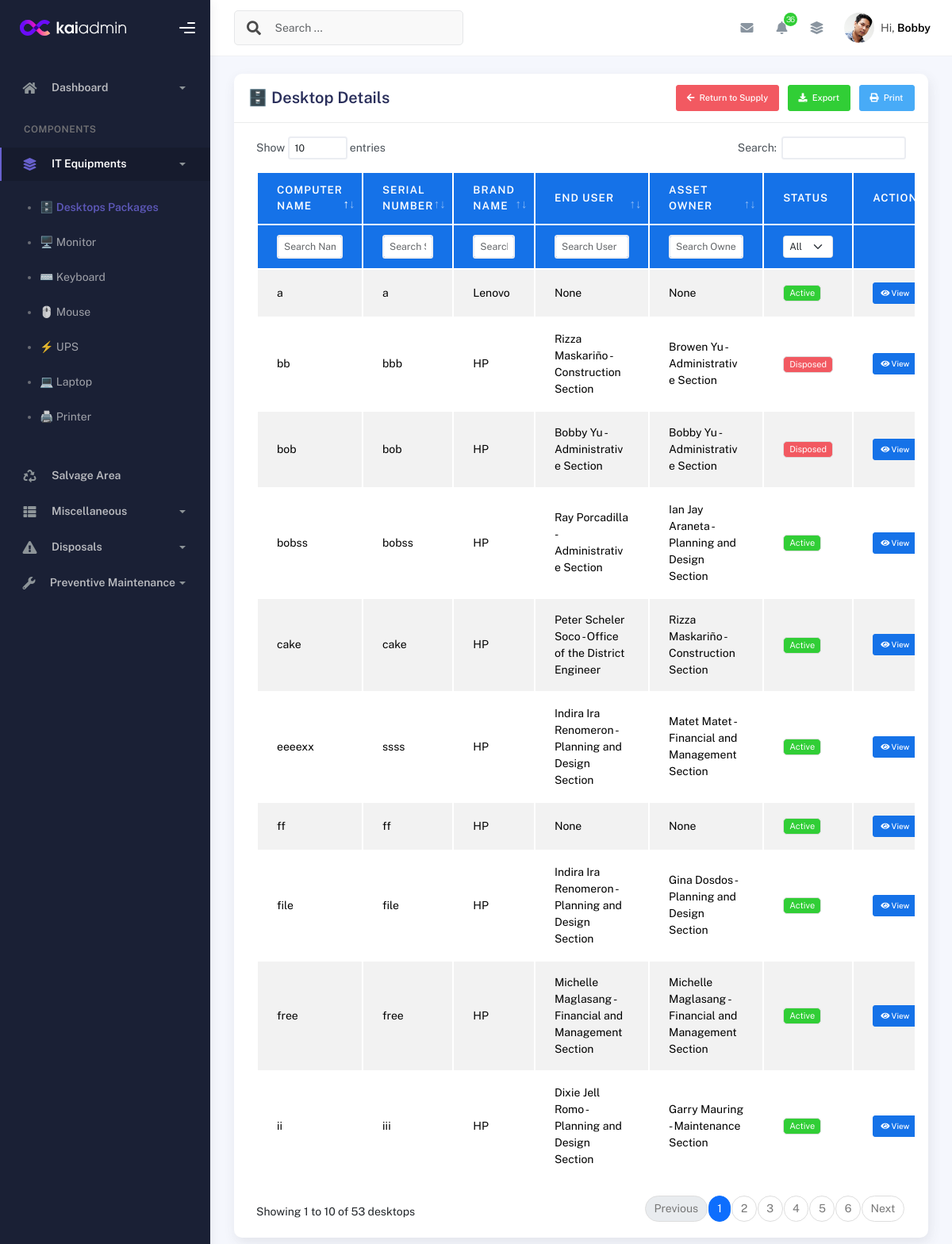
/desktop_details/ (signed in), run on an earlier commit of the app's database.
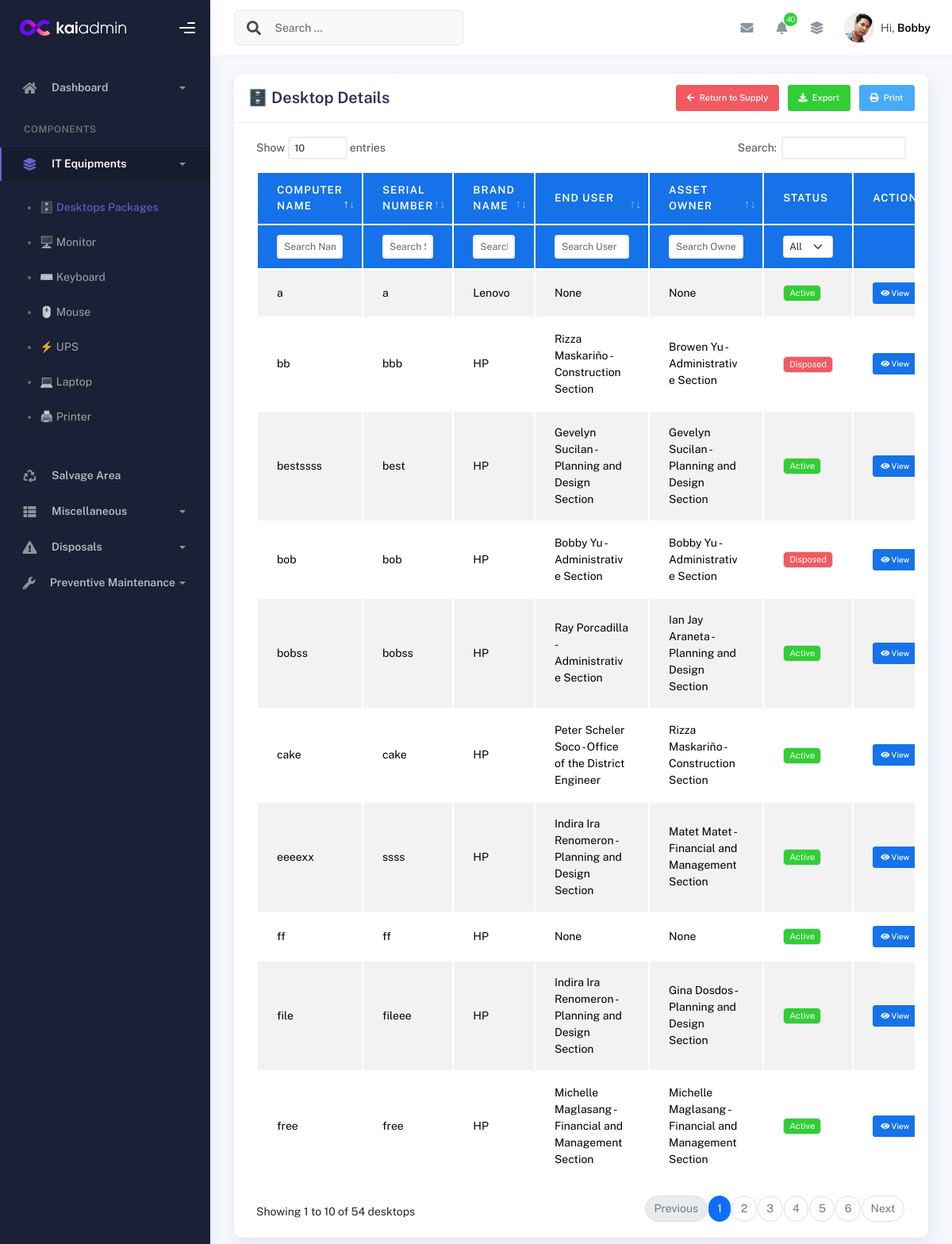
And on a later commit of the database.
### inventory/models.py (models this page shows, shortened)
class DesktopDetails(models.Model):
    equipment_package = models.ForeignKey(
        Equipment_Package, related_name='desktop_details', on_delete=models.CASCADE
    )
    serial_no = models.CharField(max_length=255)
    serial_no_norm = models.CharField(
        max_length=255, null=True, blank=True,
        db_index=True, editable=False, unique=True
    )
    computer_name = models.CharField(max_length=255, unique=True, null=True)
    brand_name = models.ForeignKey(Brand, on_delete=models.SET_NULL, null=True, blank=True)
    model = models.CharField(max_length=255, null=True)
    processor = models.CharField(max_length=33, null=True)
    memory = models.CharField(max_length=100, null=True)
    drive = models.CharField(max_length=332, null=True)
    desktop_Graphics = models.CharField(max_length=100, blank=True, null=True)
    desktop_Graphics_Size = models.CharField(max_length=100, blank=True, null=True)
    desktop_OS = models.CharField(max_length=100, blank=True, null=True)
    desktop_Office = models.CharField(max_length=100, blank=True, null=True)
    desktop_OS_keys = models.CharField(max_length=100, blank=True, null=True)
    desktop_Office_keys = models.CharField(max_length=100, blank=True, null=True)
    is_disposed = models.BooleanField(default=False)
    created_at = models.DateTimeField(default=timezone.now)

class Brand(models.Model):
    name = models.CharField(max_length=100, unique=True)
    is_keyboard = models.BooleanField(default=False)
    is_mouse = models.BooleanField(default=False)
    is_monitor = models.BooleanField(default=False)
    is_ups = models.BooleanField(default=False)
    is_desktop = models.BooleanField(default=False)
    is_printer = models.BooleanField(default=False)
    is_laptop = models.BooleanField(default=False)
    def __str__(self):
        return self.name

class UserDetails(models.Model):
    equipment_package = models.ForeignKey(
        Equipment_Package, on_delete=models.CASCADE,
        null=True, blank=True, related_name='user_details'
    )
    laptop_package = models.ForeignKey(
        'LaptopPackage', on_delete=models.CASCADE,
        null=True, blank=True, related_name='user_details'
    )
    printer_package = models.ForeignKey(
        'PrinterPackage', on_delete=models.CASCADE,
        null=True, blank=True, related_name='user_details'
    )
    user_Enduser = models.ForeignKey(
        'Employee', on_delete=models.SET_NULL,
        null=True, blank=True, related_name='enduser_details'
    )
    user_Assetowner = models.ForeignKey(
        'Employee', on_delete=models.SET_NULL,
        null=True, blank=True, related_name='assetowner_details'
    )
    created_at = models.DateTimeField(auto_now_add=True)

class Employee(models.Model):
    equipment_package = models.ForeignKey(Equipment_Package, on_delete=models.CASCADE, null=True)
    employee_fname = models.CharField(max_length=100, blank=True, null=True)
    employee_mname = models.CharField(max_length=100, blank=True, null=True)
    employee_lname = models.CharField(max_length=100, blank=True, null=True)
    employee_position = models.CharField(max_length=100, blank=True, null=True)
    employee_office_section = models.ForeignKey('OfficeSection', on_delete=models.SET_NULL, null=True, blank=True)
    employee_level = models.CharField(max_length=100, blank=True, null=True)
    employee_status = models.CharField(max_length=100, blank=True, null=True)
    def __str__(self):
        return f"{self.employee_fname} {self.employee_lname} - {self.employee_office_section}"

class OfficeSection(models.Model):
    name = models.CharField(max_length=255, unique=True)
    def __str__(self):
        return self.name

### inventory/views.py (the view)
# urls.py: path('desktop_details/', views.equipment_package_base, name='desktop_details'),  # URL pattern for desktop details
@login_required
def equipment_package_base(request):
    desktop_details = DesktopDetails.objects.all()
    desktops_with_items = []
    for desktop in desktop_details:
        keyboards = KeyboardDetails.objects.filter(equipment_package=desktop.equipment_package, is_disposed=False)
        user = UserDetails.objects.filter(equipment_package=desktop.equipment_package)
        desktops_with_items.append({
            'desktop': desktop,
            'keyboards': keyboards,  # This can have multiple entries per desktop
            'user': user
        })
    return render(request, 'desktop_details.html', {
        'desktops_with_items': desktops_with_items,
    })

### inventory/models.py (called while the page is built)
    @property
    def avatar_url(self):
        if self.avatar and hasattr(self.avatar, "url"):
            return self.avatar.url
        return "/static/img/default-avatar.png"

### templates/desktop_details.html (shortened to what this page needs)
{% extends 'base.html' %}
{% load static %}
{% block content %}
<div class="container">
  <div class="page-inner">
    <div class="row">
      <div class="col-md-12">
        <div class="card">
          <div class="card-header">
            <div class="d-flex align-items-center">
              <h4 class="card-title">🗄️ Desktop Details</h4>
              <div class="ms-auto">
                <a href="#" class="btn btn-danger btn-sm me-2">
                  <i class="fa fa-arrow-left me-1"></i> Return to Supply
                </a>
                <a href="{% url 'export_desktop_excel' %}" class="btn btn-success btn-sm me-2">
                  <i class="fa fa-download me-1"></i> Export
                </a>
                <a href="#" class="btn btn-info btn-sm">
                  <i class="fa fa-print me-1"></i> Print
                </a>
              </div>
            </div>
          </div>
          <div class="card-body">
             <div class="table-responsive table-head-bg-primary">
              <table id="desktop-table" class="display table table-striped table-hover" style="width:100%">
                <thead>
                  <tr>
                    <th>Computer Name</th>
                    <th>Serial Number</th>
                    <th>Brand Name</th>
                    <th>End User</th>
                    <th>Asset Owner</th>
                    <th>Status</th>
                    <th>Actions</th>
                  </tr>
                  <tr class="filters">
                    <th><input type="text" class="form-control form-control-sm column-search" placeholder="Search Name" data-column="0" /></th>
                    <th><input type="text" class="form-control form-control-sm column-search" placeholder="Search Serial" data-column="1" /></th>
                    <th><input type="text" class="form-control form-control-sm column-search" placeholder="Search Brand" data-column="2" /></th>
                    <th><input type="text" class="form-control form-control-sm column-search" placeholder="Search User" data-column="3" /></th>
                    <th><input type="text" class="form-control form-control-sm column-search" placeholder="Search Owner" data-column="4" /></th>
                    <th>
                      <select class="form-select form-select-sm column-search" data-column="5">
                        <option value="">All</option>
                      </select>
                    </th>
                    <th></th>
                  </tr>
                </thead>
                <tbody>
                  {% for item in desktops_with_items %}
                  <tr>
                    <td>{{ item.desktop.computer_name }}</td>
                    <td>{{ item.desktop.serial_no }}</td>
                    <td>{{ item.desktop.brand_name }}</td>
                    <td>
                      {% for userx in item.user %}
                        {{ userx.user_Enduser }}<br>
                      {% endfor %}
                    </td>
                    <td>
                      {% for userx in item.user %}
                        {{ userx.user_Assetowner }}<br>
                      {% endfor %}
                    </td>
                    <td>
                      {% if item.desktop.is_disposed %}
                        <span class="badge bg-danger">Disposed</span>
                      {% else %}
                        <span class="badge bg-success">Active</span>
                      {% endif %}
                    </td>
                    <td>
                      <a href="{% url 'desktop_details_view' item.desktop.id %}" class="btn btn-primary btn-xs">
                        <i class="fa fa-eye"></i> View
                      </a>
                    </td>
                  </tr>
                  {% endfor %}
                </tbody>
              </table>
            </div>
          </div>
        </div>
      </div>
    </div>
  </div>
</div>
{% endblock %}

### templates/base.html (shortened to what the changed rows need)
{% load static %}
<!DOCTYPE html>
<html lang="en">
<head>
  {% block head %}
  <link rel="stylesheet" href="{% static 'css/bootstrap.min.css' %}">
  <link rel="stylesheet" href="{% static 'css/plugins.min.css' %}">
  <link rel="stylesheet" href="{% static 'css/kaiadmin.min.css' %}">
  <link rel="stylesheet" href="{% static 'css/fonts.min.css' %}">
  {% endblock %}
</head>
<body>
  <div class="wrapper">
    <div class="main-panel">
      {% block navbar %}
      <div class="main-header">
        <nav class="navbar navbar-header navbar-header-transparent navbar-expand-lg border-bottom">
          <div class="container-fluid">
            <ul class="navbar-nav topbar-nav ms-md-auto align-items-center">
              <li class="nav-item topbar-icon dropdown hidden-caret">
                <a class="nav-link dropdown-toggle" href="#" id="notifDropdown" role="button" data-bs-toggle="dropdown" aria-haspopup="true" aria-expanded="false">
                  <i class="fa fa-bell"></i>
                  {% if pending_pm_count > 0 %}
                    <span class="notification">{{ pending_pm_count }}</span>
                  {% endif %}
                </a>
              </li>
            </ul>
          </div>
        </nav>
      </div>
      {% endblock %}
      {% block content %}{% endblock %}
    </div>
  </div>
</body>
</html>

What changed in the data, as far as the page shows it:
no longer on this page (row unchanged): DesktopDetails: desktop.computer_name "ii", desktop.serial_no "iii", desktop.brand_name "HP", is_disposed "Active"
no longer on this page (row unchanged): UserDetails: user_Enduser "Dixie Jell Romo - Planning and Design Section", user_Assetowner "Garry Mauring - Maintenance Section"
changed DesktopDetails "file": desktop.serial_no "file" → "fileee"
added DesktopDetails: desktop.computer_name "bestssss", desktop.serial_no "best", desktop.brand_name "HP", is_disposed "Active"
added UserDetails: user_Enduser "Gevelyn Sucilan - Planning and Design Section", user_Assetowner "Gevelyn Sucilan - Planning and Design Section"
Also different on the page:
{{ pending_pm_count }}: "36" → "40"
text written by a page script: "Show entries Search: Showing 1 to 10 of 53 desktops Previous 1 2 3 4 5 6 Next" → "Show entries Search: Showing 1 to 10 of 54 desktops Previous 1 2 3 4 5 6 Next"
